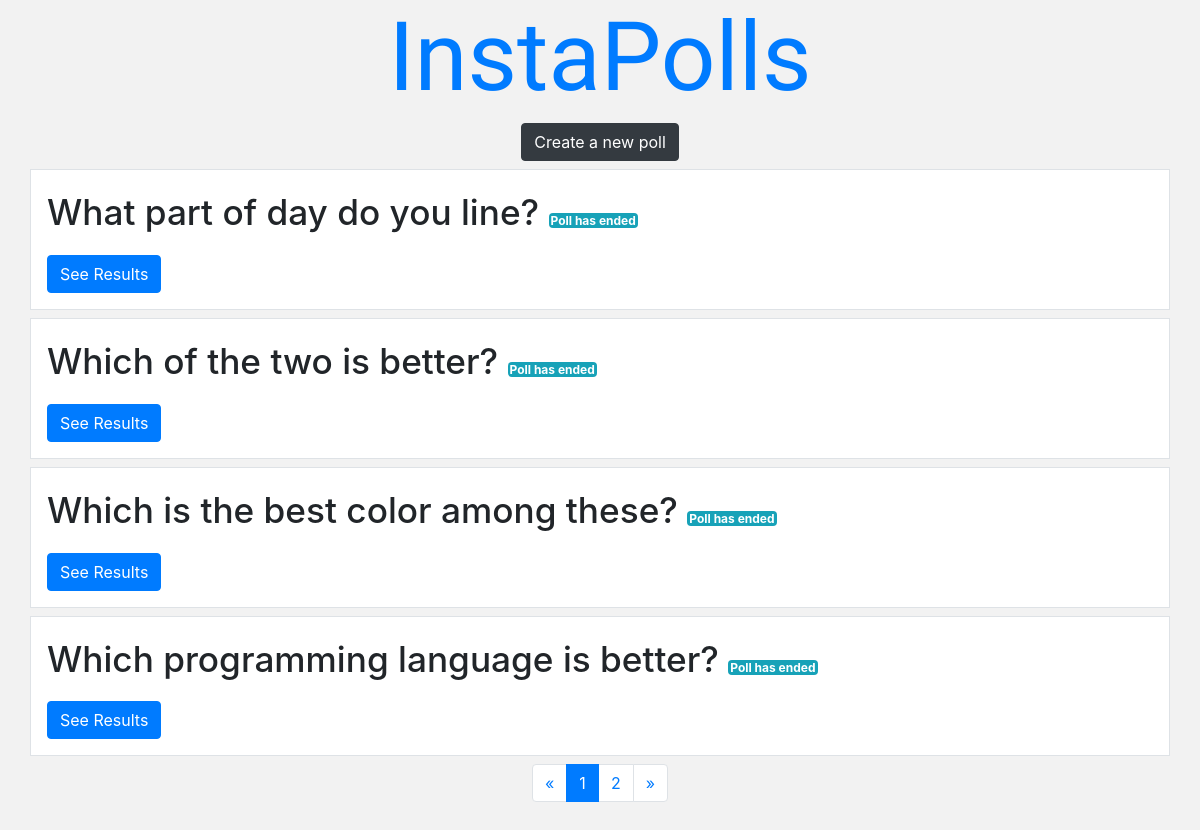
Before: /home/ with the older database file.
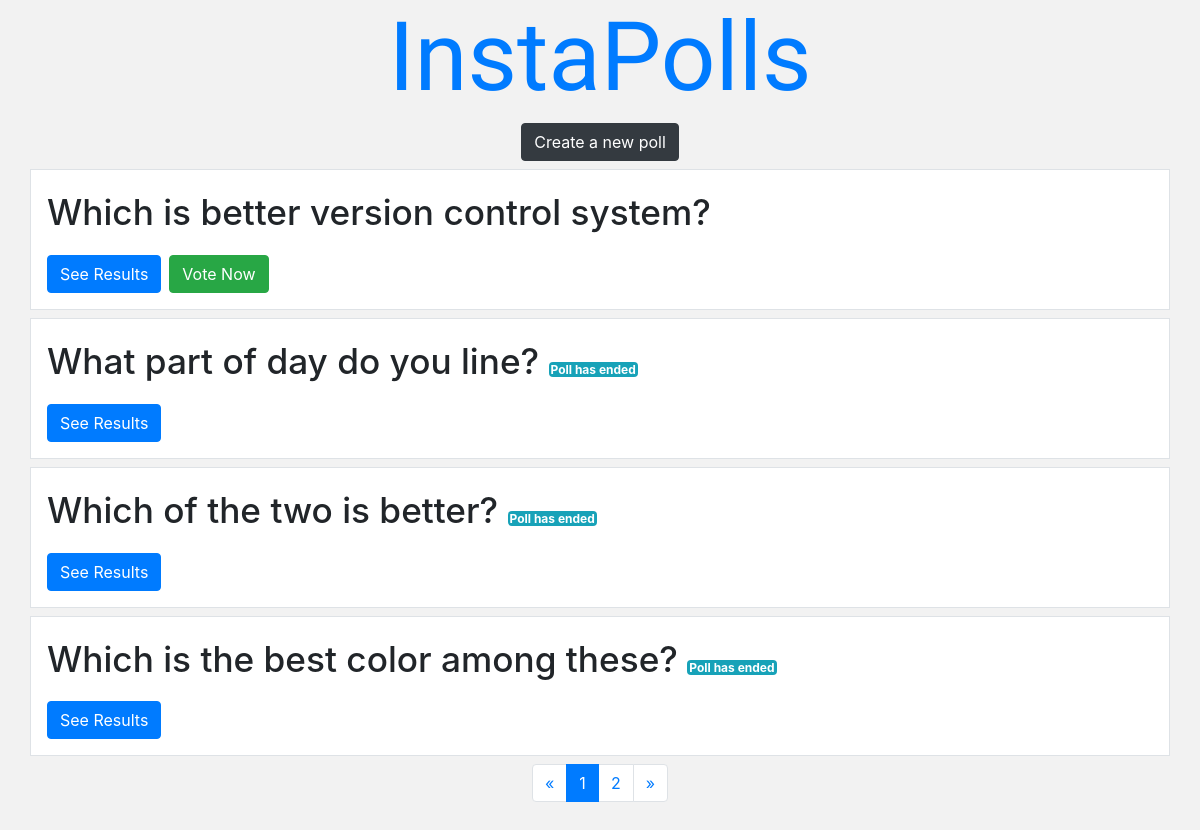
After: the same page with the newer database file.
### Polls/models.py (models this page shows, shortened)
class Question(models.Model):
    question = models.CharField(max_length=300)
    id = models.AutoField(primary_key=True)
    date_published = models.DateTimeField(default=datetime.utcnow)
    expired = models.BooleanField(default=False)
    class Meta:
        ordering = ['-date_published']

### Polls/views.py (the view)
# urls.py: 2. Add a URL to urlpatterns:  path('', views.home, name='home')
def home(request):
    questions = Question.objects.all().order_by('-date_published')
    calculate_time_difference(questions)
    paginator = Paginator(questions,4)
    page = request.GET.get('page')
    questions_list= paginator.get_page(page)
    return render(request,'Polls/home.html',{'questions':questions_list})

### Polls/views.py (called while the page is built)
def calculate_time_difference(questions):
    for i in questions:
        current_time=datetime.utcnow()
        if abs(current_time.hour-i.date_published.hour) == 1:
            if current_time.minute>i.date_published.minute:
                i.expired=True
        elif abs(current_time.hour-i.date_published.hour)>1:
            i.expired = True
        i.save()

### Polls/templates/Polls/home.html (shortened to what this page needs)
{% extends 'Polls/base.html' %}
{% block content %}
    <div class=" d-flex justify-content-center mb-2">
                <a href="{% url 'create-question' %}" class="btn btn-dark">Create a new poll</a>
    </div>
    <div >
        {% for question in questions %}
        <div class="row media media-body-color border p-3 mb-2">
            <div class="col-12">
                <div class="row">
                    <p style="font-size:2.2em;font-weight:500;"  >
                    {{question.question}}
                    {% if  question.expired %}
                    <span class="badge badge-info" style="height:15px;font-size:12px;padding:2px">Poll has ended</span>
                    {% endif %}
                    </p>
                </div>
                <div class="row">
                    <a href="{%url 'results' question.id %}" class="btn btn-primary mr-2">See Results</a>
                    {% if not question.expired %}
                    <a href="{%url 'vote-page' question.id %}" class="btn btn-success">Vote Now</a>
                    {% endif %}
                </div>
            </div>
        </div>
        {% endfor%}
    </div>
    {% if questions.has_other_pages %}
<div class="d-flex justify-content-center mb-4">
        <nav aria-label="Page navigation example ">
          <ul class="pagination">
            <li class="page-item">
              <a class="page-link" href="?page=1" aria-label="Previous">
                <span aria-hidden="true">&laquo;</span>
              </a>
            </li>
              {% for num in questions.paginator.page_range %}
                {% if questions.number == num %}
                    <li class="page-item active"><a class="page-link" href="?page={{num}}">{{num}}</a></li>
                {% elif num > questions.number|add:'-2' and num < questions.number|add:'2' %}
                    <li class="page-item"><a class="page-link" href="?page={{num}}">{{num}}</a></li>
                {% endif %}
              {% endfor %}
            <li class="page-item">
              <a class="page-link" href="?page={{questions.paginator.num_pages}}" aria-label="Next">
                <span aria-hidden="true">&raquo;</span>
              </a>
            </li>
          </ul>
        </nav>
    {% endif %}
</div>
{% endblock content%}

### Polls/templates/Polls/base.html (shortened to what this page needs)
{% load static %}
<!doctype html>
<html lang="en">
  <head>
    <link rel="stylesheet" href="https://stackpath.bootstrapcdn.com/bootstrap/4.3.1/css/bootstrap.min.css">
    <link rel="stylesheet" type="text/css" href="{% static 'Polls/main.css' %}">
  </head>
  <body style="background-color: #f2f2f2;">
    <main class="container">
        <div class="row d-flex justify-content-center">
            <a style="text-decoration: none;" href="{% url 'home' %}"><h1 class="display-1" style="font-family: Lobster; ">InstaPolls</h1></a>
        </div>
    {% block content %}
    {% endblock content %}
    </main>
  </body>
</html>

### Polls/static/Polls/main.css (style rules this page uses)
.media-body-color { background-color: #ffffff; }

Changed rows visible on the page:
no longer on this page (row unchanged): Question: question "Which programming language is better?", expired "Poll has ended"
added Question: question "Which is better version control system?", expired "Vote Now"
